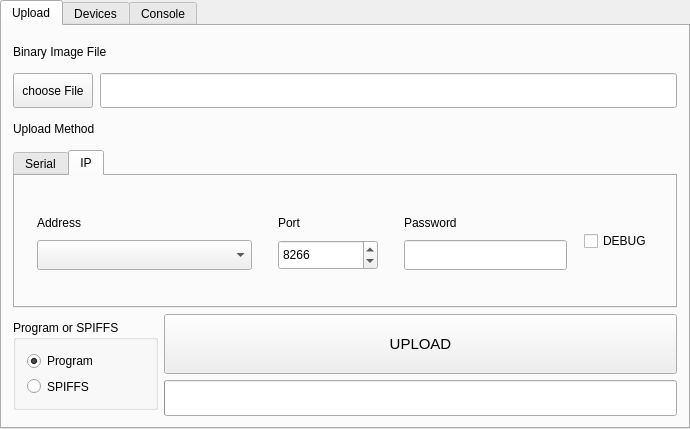
<?xml version="1.0" encoding="UTF-8"?>
<ui version="4.0">
 <class>MainWindow</class>
 <widget class="QMainWindow" name="MainWindow">
  <property name="geometry">
   <rect>
    <x>0</x>
    <y>0</y>
    <width>690</width>
    <height>429</height>
   </rect>
  </property>
  <property name="windowTitle">
   <string>OTA Upload</string>
  </property>
  <widget class="QWidget" name="centralWidget">
   <layout class="QHBoxLayout" name="horizontalLayout">
    <property name="leftMargin">
     <number>0</number>
    </property>
    <property name="topMargin">
     <number>0</number>
    </property>
    <property name="rightMargin">
     <number>0</number>
    </property>
    <property name="bottomMargin">
     <number>0</number>
    </property>
    <item>
     <widget class="QTabWidget" name="twTabs">
      <property name="currentIndex">
       <number>0</number>
      </property>
      <widget class="QWidget" name="tab">
       <attribute name="title">
        <string>Upload</string>
       </attribute>
       <layout class="QVBoxLayout" name="verticalLayout_5">
        <item>
         <layout class="QVBoxLayout" name="verticalLayout_3">
          <item>
           <widget class="QLabel" name="label_9">
            <property name="minimumSize">
             <size>
              <width>0</width>
              <height>30</height>
             </size>
            </property>
            <property name="maximumSize">
             <size>
              <width>16777215</width>
              <height>30</height>
             </size>
            </property>
            <property name="text">
             <string>Binary Image File</string>
            </property>
           </widget>
          </item>
          <item>
           <layout class="QHBoxLayout" name="horizontalLayout_4">
            <property name="spacing">
             <number>7</number>
            </property>
            <item>
             <widget class="QPushButton" name="bChooseImageFile">
              <property name="minimumSize">
               <size>
                <width>0</width>
                <height>35</height>
               </size>
              </property>
              <property name="text">
               <string>choose File</string>
              </property>
             </widget>
            </item>
            <item>
             <widget class="QLineEdit" name="leImagePath">
              <property name="minimumSize">
               <size>
                <width>0</width>
                <height>35</height>
               </size>
              </property>
              <property name="readOnly">
               <bool>true</bool>
              </property>
             </widget>
            </item>
           </layout>
          </item>
         </layout>
        </item>
        <item>
         <layout class="QVBoxLayout" name="verticalLayout_4">
          <property name="sizeConstraint">
           <enum>QLayout::SetMaximumSize</enum>
          </property>
          <item>
           <widget class="QLabel" name="label_10">
            <property name="minimumSize">
             <size>
              <width>0</width>
              <height>30</height>
             </size>
            </property>
            <property name="maximumSize">
             <size>
              <width>16777215</width>
              <height>30</height>
             </size>
            </property>
            <property name="text">
             <string>Upload Method</string>
            </property>
           </widget>
          </item>
          <item>
           <widget class="QTabWidget" name="twUploadMethod">
            <property name="minimumSize">
             <size>
              <width>660</width>
              <height>141</height>
             </size>
            </property>
            <property name="currentIndex">
             <number>1</number>
            </property>
            <widget class="QWidget" name="tab_4">
             <property name="layoutDirection">
              <enum>Qt::LeftToRight</enum>
             </property>
             <attribute name="title">
              <string>Serial</string>
             </attribute>
             <layout class="QHBoxLayout" name="horizontalLayout_6" stretch="1,1,1">
              <item>
               <widget class="QWidget" name="widget_2" native="true">
                <property name="minimumSize">
                 <size>
                  <width>180</width>
                  <height>80</height>
                 </size>
                </property>
                <property name="maximumSize">
                 <size>
                  <width>16777215</width>
                  <height>80</height>
                 </size>
                </property>
                <layout class="QVBoxLayout" name="verticalLayout_10">
                 <item>
                  <widget class="QLabel" name="label_12">
                   <property name="minimumSize">
                    <size>
                     <width>0</width>
                     <height>20</height>
                    </size>
                   </property>
                   <property name="maximumSize">
                    <size>
                     <width>16777215</width>
                     <height>20</height>
                    </size>
                   </property>
                   <property name="text">
                    <string>Speed</string>
                   </property>
                  </widget>
                 </item>
                 <item>
                  <widget class="QComboBox" name="cbUploadSpeed">
                   <property name="minimumSize">
                    <size>
                     <width>0</width>
                     <height>30</height>
                    </size>
                   </property>
                   <item>
                    <property name="text">
                     <string>115200</string>
                    </property>
                   </item>
                   <item>
                    <property name="text">
                     <string>256000</string>
                    </property>
                   </item>
                   <item>
                    <property name="text">
                     <string>512000</string>
                    </property>
                   </item>
                   <item>
                    <property name="text">
                     <string>921600</string>
                    </property>
                   </item>
                  </widget>
                 </item>
                </layout>
               </widget>
              </item>
              <item>
               <widget class="QWidget" name="verticalWidget_4" native="true">
                <property name="minimumSize">
                 <size>
                  <width>130</width>
                  <height>80</height>
                 </size>
                </property>
                <property name="maximumSize">
                 <size>
                  <width>200</width>
                  <height>80</height>
                 </size>
                </property>
                <layout class="QVBoxLayout" name="verticalLayout_11">
                 <item>
                  <widget class="QLabel" name="label">
                   <property name="minimumSize">
                    <size>
                     <width>0</width>
                     <height>20</height>
                    </size>
                   </property>
                   <property name="maximumSize">
                    <size>
                     <width>16777215</width>
                     <height>20</height>
                    </size>
                   </property>
                   <property name="text">
                    <string>COM</string>
                   </property>
                  </widget>
                 </item>
                 <item>
                  <widget class="QSpinBox" name="sbComPort">
                   <property name="minimumSize">
                    <size>
                     <width>0</width>
                     <height>30</height>
                    </size>
                   </property>
                  </widget>
                 </item>
                </layout>
               </widget>
              </item>
              <item>
               <widget class="QCheckBox" name="cbEraseFlash">
                <property name="minimumSize">
                 <size>
                  <width>0</width>
                  <height>35</height>
                 </size>
                </property>
                <property name="maximumSize">
                 <size>
                  <width>150</width>
                  <height>16777215</height>
                 </size>
                </property>
                <property name="text">
                 <string>Erase Flash</string>
                </property>
               </widget>
              </item>
             </layout>
            </widget>
            <widget class="QWidget" name="tab_5">
             <attribute name="title">
              <string>IP</string>
             </attribute>
             <layout class="QHBoxLayout" name="horizontalLayout_5" stretch="1,1,1,1">
              <item>
               <widget class="QWidget" name="widget_3" native="true">
                <property name="minimumSize">
                 <size>
                  <width>235</width>
                  <height>80</height>
                 </size>
                </property>
                <property name="maximumSize">
                 <size>
                  <width>16777215</width>
                  <height>80</height>
                 </size>
                </property>
                <layout class="QVBoxLayout" name="verticalLayout_7">
                 <item>
                  <widget class="QLabel" name="label_11">
                   <property name="minimumSize">
                    <size>
                     <width>0</width>
                     <height>20</height>
                    </size>
                   </property>
                   <property name="text">
                    <string>Address</string>
                   </property>
                  </widget>
                 </item>
                 <item>
                  <widget class="QComboBox" name="cbSelectDevice">
                   <property name="minimumSize">
                    <size>
                     <width>215</width>
                     <height>30</height>
                    </size>
                   </property>
                  </widget>
                 </item>
                </layout>
               </widget>
              </item>
              <item>
               <widget class="QWidget" name="widget_4" native="true">
                <property name="minimumSize">
                 <size>
                  <width>120</width>
                  <height>80</height>
                 </size>
                </property>
                <property name="maximumSize">
                 <size>
                  <width>120</width>
                  <height>80</height>
                 </size>
                </property>
                <layout class="QVBoxLayout" name="verticalLayout_8">
                 <item>
                  <widget class="QLabel" name="label_7">
                   <property name="minimumSize">
                    <size>
                     <width>0</width>
                     <height>20</height>
                    </size>
                   </property>
                   <property name="text">
                    <string>Port</string>
                   </property>
                  </widget>
                 </item>
                 <item>
                  <widget class="QSpinBox" name="sbUploadPort">
                   <property name="minimumSize">
                    <size>
                     <width>100</width>
                     <height>30</height>
                    </size>
                   </property>
                   <property name="maximum">
                    <number>100000</number>
                   </property>
                   <property name="value">
                    <number>8266</number>
                   </property>
                  </widget>
                 </item>
                </layout>
               </widget>
              </item>
              <item>
               <widget class="QWidget" name="widget_5" native="true">
                <property name="minimumSize">
                 <size>
                  <width>180</width>
                  <height>80</height>
                 </size>
                </property>
                <property name="maximumSize">
                 <size>
                  <width>16777215</width>
                  <height>80</height>
                 </size>
                </property>
                <layout class="QVBoxLayout" name="verticalLayout_9">
                 <item>
                  <widget class="QLabel" name="label_8">
                   <property name="minimumSize">
                    <size>
                     <width>0</width>
                     <height>20</height>
                    </size>
                   </property>
                   <property name="text">
                    <string>Password</string>
                   </property>
                  </widget>
                 </item>
                 <item>
                  <widget class="QLineEdit" name="leUploadPasswd">
                   <property name="minimumSize">
                    <size>
                     <width>150</width>
                     <height>30</height>
                    </size>
                   </property>
                  </widget>
                 </item>
                </layout>
               </widget>
              </item>
              <item>
               <widget class="QCheckBox" name="cDebug">
                <property name="minimumSize">
                 <size>
                  <width>70</width>
                  <height>30</height>
                 </size>
                </property>
                <property name="maximumSize">
                 <size>
                  <width>80</width>
                  <height>16777215</height>
                 </size>
                </property>
                <property name="text">
                 <string>DEBUG</string>
                </property>
               </widget>
              </item>
             </layout>
            </widget>
           </widget>
          </item>
         </layout>
        </item>
        <item>
         <layout class="QHBoxLayout" name="horizontalLayout_3">
          <item>
           <widget class="QGroupBox" name="groupBox">
            <property name="minimumSize">
             <size>
              <width>145</width>
              <height>90</height>
             </size>
            </property>
            <property name="maximumSize">
             <size>
              <width>145</width>
              <height>90</height>
             </size>
            </property>
            <property name="title">
             <string>Program or SPIFFS</string>
            </property>
            <layout class="QVBoxLayout" name="verticalLayout_6">
             <item>
              <widget class="QRadioButton" name="rbUploadProgram">
               <property name="text">
                <string>Program</string>
               </property>
               <property name="checked">
                <bool>true</bool>
               </property>
              </widget>
             </item>
             <item>
              <widget class="QRadioButton" name="rbUploadSpiffs">
               <property name="text">
                <string>SPIFFS</string>
               </property>
              </widget>
             </item>
            </layout>
           </widget>
          </item>
          <item>
           <layout class="QVBoxLayout" name="verticalLayout">
            <item>
             <widget class="QPushButton" name="bUpload">
              <property name="minimumSize">
               <size>
                <width>0</width>
                <height>60</height>
               </size>
              </property>
              <property name="font">
               <font>
                <pointsize>11</pointsize>
               </font>
              </property>
              <property name="text">
               <string>UPLOAD</string>
              </property>
             </widget>
            </item>
            <item>
             <widget class="QProgressBar" name="pbProgress">
              <property name="minimumSize">
               <size>
                <width>0</width>
                <height>36</height>
               </size>
              </property>
              <property name="value">
               <number>0</number>
              </property>
              <property name="alignment">
               <set>Qt::AlignLeading|Qt::AlignLeft|Qt::AlignTop</set>
              </property>
              <property name="textVisible">
               <bool>false</bool>
              </property>
             </widget>
            </item>
           </layout>
          </item>
         </layout>
        </item>
       </layout>
      </widget>
      <widget class="QWidget" name="tab_2">
       <attribute name="title">
        <string>Devices</string>
       </attribute>
       <layout class="QVBoxLayout" name="verticalLayout_2">
        <item>
         <widget class="QTableWidget" name="twDevices">
          <property name="minimumSize">
           <size>
            <width>0</width>
            <height>200</height>
           </size>
          </property>
          <attribute name="horizontalHeaderCascadingSectionResizes">
           <bool>true</bool>
          </attribute>
          <attribute name="horizontalHeaderDefaultSectionSize">
           <number>255</number>
          </attribute>
          <attribute name="horizontalHeaderStretchLastSection">
           <bool>true</bool>
          </attribute>
          <attribute name="verticalHeaderShowSortIndicator" stdset="0">
           <bool>false</bool>
          </attribute>
          <attribute name="verticalHeaderStretchLastSection">
           <bool>false</bool>
          </attribute>
          <column>
           <property name="text">
            <string>Name</string>
           </property>
          </column>
          <column>
           <property name="text">
            <string>IP</string>
           </property>
          </column>
         </widget>
        </item>
        <item>
         <widget class="QGroupBox" name="groupBox_2">
          <property name="minimumSize">
           <size>
            <width>530</width>
            <height>120</height>
           </size>
          </property>
          <property name="title">
           <string>New Device</string>
          </property>
          <layout class="QGridLayout" name="gridLayout">
           <item row="0" column="0">
            <layout class="QVBoxLayout" name="verticalLayout_13">
             <item>
              <widget class="QLabel" name="label_5">
               <property name="text">
                <string>Name</string>
               </property>
              </widget>
             </item>
             <item>
              <widget class="QLineEdit" name="leNewDeviceName">
               <property name="minimumSize">
                <size>
                 <width>0</width>
                 <height>30</height>
                </size>
               </property>
              </widget>
             </item>
            </layout>
           </item>
           <item row="0" column="1">
            <layout class="QVBoxLayout" name="verticalLayout_12">
             <item>
              <widget class="QLabel" name="label_6">
               <property name="text">
                <string>IP Adress</string>
               </property>
              </widget>
             </item>
             <item>
              <widget class="QWidget" name="widget_6" native="true">
               <property name="minimumSize">
                <size>
                 <width>210</width>
                 <height>45</height>
                </size>
               </property>
               <widget class="QSpinBox" name="sbNewDeviceIP0">
                <property name="geometry">
                 <rect>
                  <x>10</x>
                  <y>10</y>
                  <width>41</width>
                  <height>30</height>
                 </rect>
                </property>
                <property name="minimumSize">
                 <size>
                  <width>0</width>
                  <height>30</height>
                 </size>
                </property>
                <property name="buttonSymbols">
                 <enum>QAbstractSpinBox::NoButtons</enum>
                </property>
                <property name="maximum">
                 <number>255</number>
                </property>
                <property name="value">
                 <number>192</number>
                </property>
               </widget>
               <widget class="QLabel" name="label_3">
                <property name="geometry">
                 <rect>
                  <x>103</x>
                  <y>20</y>
                  <width>16</width>
                  <height>16</height>
                 </rect>
                </property>
                <property name="text">
                 <string>.</string>
                </property>
               </widget>
               <widget class="QSpinBox" name="sbNewDeviceIP3">
                <property name="geometry">
                 <rect>
                  <x>160</x>
                  <y>10</y>
                  <width>41</width>
                  <height>30</height>
                 </rect>
                </property>
                <property name="minimumSize">
                 <size>
                  <width>0</width>
                  <height>30</height>
                 </size>
                </property>
                <property name="buttonSymbols">
                 <enum>QAbstractSpinBox::NoButtons</enum>
                </property>
                <property name="correctionMode">
                 <enum>QAbstractSpinBox::CorrectToPreviousValue</enum>
                </property>
                <property name="maximum">
                 <number>255</number>
                </property>
                <property name="value">
                 <number>0</number>
                </property>
               </widget>
               <widget class="QSpinBox" name="sbNewDeviceIP2">
                <property name="geometry">
                 <rect>
                  <x>110</x>
                  <y>10</y>
                  <width>41</width>
                  <height>30</height>
                 </rect>
                </property>
                <property name="minimumSize">
                 <size>
                  <width>0</width>
                  <height>30</height>
                 </size>
                </property>
                <property name="buttonSymbols">
                 <enum>QAbstractSpinBox::NoButtons</enum>
                </property>
                <property name="correctionMode">
                 <enum>QAbstractSpinBox::CorrectToPreviousValue</enum>
                </property>
                <property name="maximum">
                 <number>255</number>
                </property>
                <property name="value">
                 <number>0</number>
                </property>
               </widget>
               <widget class="QLabel" name="label_2">
                <property name="geometry">
                 <rect>
                  <x>53</x>
                  <y>20</y>
                  <width>16</width>
                  <height>16</height>
                 </rect>
                </property>
                <property name="text">
                 <string>.</string>
                </property>
               </widget>
               <widget class="QLabel" name="label_4">
                <property name="geometry">
                 <rect>
                  <x>153</x>
                  <y>20</y>
                  <width>16</width>
                  <height>16</height>
                 </rect>
                </property>
                <property name="text">
                 <string>.</string>
                </property>
               </widget>
               <widget class="QSpinBox" name="sbNewDeviceIP1">
                <property name="geometry">
                 <rect>
                  <x>60</x>
                  <y>10</y>
                  <width>41</width>
                  <height>30</height>
                 </rect>
                </property>
                <property name="minimumSize">
                 <size>
                  <width>0</width>
                  <height>30</height>
                 </size>
                </property>
                <property name="buttonSymbols">
                 <enum>QAbstractSpinBox::NoButtons</enum>
                </property>
                <property name="maximum">
                 <number>255</number>
                </property>
                <property name="value">
                 <number>168</number>
                </property>
               </widget>
              </widget>
             </item>
            </layout>
           </item>
           <item row="1" column="0" colspan="2">
            <layout class="QHBoxLayout" name="horizontalLayout_7">
             <item>
              <widget class="QPushButton" name="bAddNewDevice">
               <property name="minimumSize">
                <size>
                 <width>0</width>
                 <height>35</height>
                </size>
               </property>
               <property name="text">
                <string>Add Device</string>
               </property>
              </widget>
             </item>
             <item>
              <widget class="QPushButton" name="bClearAllDevices">
               <property name="minimumSize">
                <size>
                 <width>0</width>
                 <height>35</height>
                </size>
               </property>
               <property name="text">
                <string>Clear all Devices</string>
               </property>
              </widget>
             </item>
            </layout>
           </item>
          </layout>
         </widget>
        </item>
       </layout>
      </widget>
      <widget class="QWidget" name="tab_3">
       <attribute name="title">
        <string>Console</string>
       </attribute>
       <layout class="QHBoxLayout" name="horizontalLayout_2">
        <item>
         <widget class="QPlainTextEdit" name="teConsoleOutput">
          <property name="acceptDrops">
           <bool>false</bool>
          </property>
          <property name="textInteractionFlags">
           <set>Qt::NoTextInteraction</set>
          </property>
         </widget>
        </item>
        <item>
         <widget class="QWidget" name="widget" native="true">
          <property name="minimumSize">
           <size>
            <width>91</width>
            <height>0</height>
           </size>
          </property>
          <widget class="QPushButton" name="bClearOutput">
           <property name="geometry">
            <rect>
             <x>0</x>
             <y>0</y>
             <width>91</width>
             <height>61</height>
            </rect>
           </property>
           <property name="text">
            <string>Clear
output</string>
           </property>
          </widget>
         </widget>
        </item>
       </layout>
      </widget>
     </widget>
    </item>
   </layout>
  </widget>
 </widget>
 <layoutdefault spacing="6" margin="11"/>
 <tabstops>
  <tabstop>cbSelectDevice</tabstop>
  <tabstop>bChooseImageFile</tabstop>
  <tabstop>rbUploadProgram</tabstop>
  <tabstop>rbUploadSpiffs</tabstop>
  <tabstop>bUpload</tabstop>
  <tabstop>leNewDeviceName</tabstop>
  <tabstop>sbNewDeviceIP0</tabstop>
  <tabstop>sbNewDeviceIP1</tabstop>
  <tabstop>sbNewDeviceIP2</tabstop>
  <tabstop>sbNewDeviceIP3</tabstop>
  <tabstop>bAddNewDevice</tabstop>
  <tabstop>twTabs</tabstop>
  <tabstop>leImagePath</tabstop>
 </tabstops>
 <resources/>
 <connections/>
</ui>
